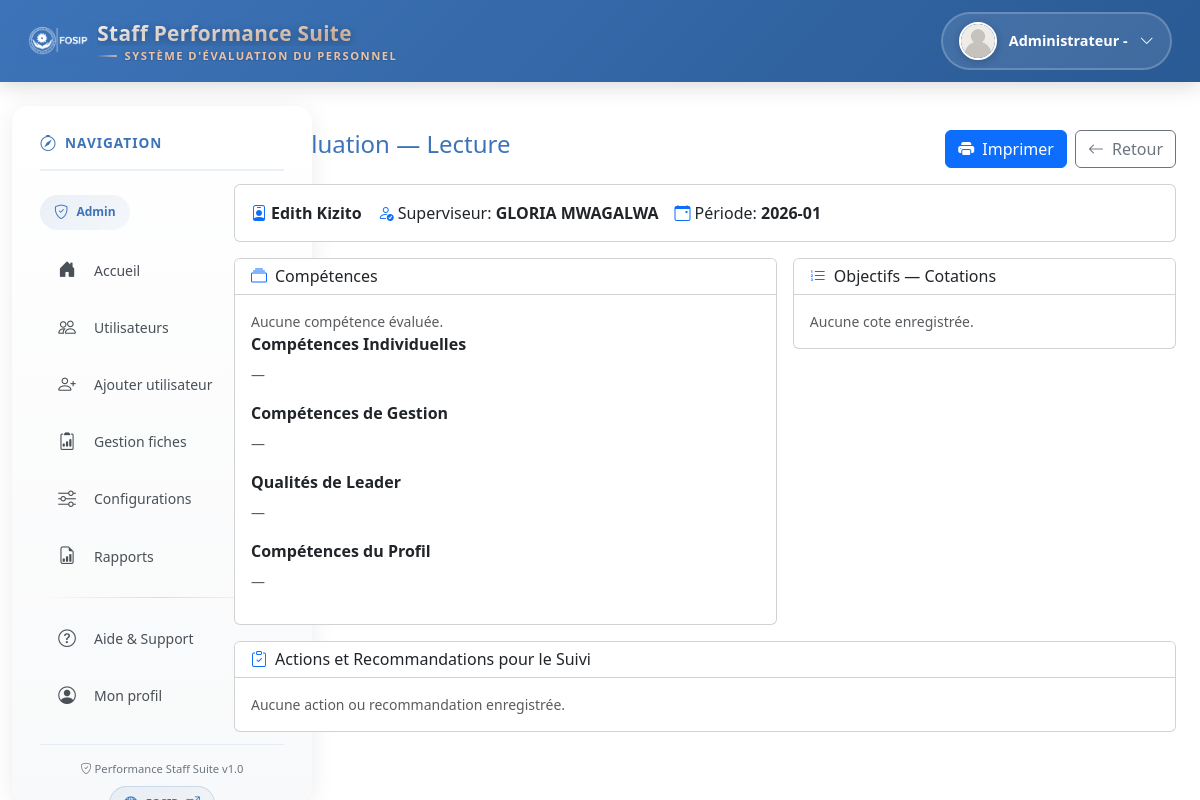
Page /pages/supervision-evaluation-voir.php?fiche_id=6 (signed in) on the committed database.
### tables this page shows
CREATE TABLE `users` (
  `id` int NOT NULL,
  `nom` varchar(100) DEFAULT NULL,
  `post_nom` varchar(100) DEFAULT NULL,
  `email` varchar(100) DEFAULT NULL,
  `mot_de_passe` varchar(255) DEFAULT NULL,
  `role` enum('admin','staff','coordination','superviseur') NOT NULL,
  `fonction` varchar(100) DEFAULT NULL,
  `photo` varchar(255) DEFAULT NULL,
  `superviseur_id` int DEFAULT NULL
);

CREATE TABLE `objectifs` (
  `id` int NOT NULL,
  `user_id` int NOT NULL,
  `nom_projet` varchar(255) DEFAULT NULL,
  `poste` varchar(255) DEFAULT NULL,
  `date_commencement` date DEFAULT NULL,
  `periode` varchar(7) DEFAULT NULL,
  `superviseur_id` int DEFAULT NULL,
  `statut` enum('encours','attente','evalue','termine') DEFAULT 'encours',
  `resume_reussite` text,
  `resume_amelioration` text,
  `resume_problemes` text,
  `resume_competence_a_developper` text,
  `resume_competence_a_utiliser` text,
  `resume_soutien` text,
  `created_at` datetime DEFAULT CURRENT_TIMESTAMP,
  `updated_at` datetime DEFAULT CURRENT_TIMESTAMP ON UPDATE CURRENT_TIMESTAMP
);

### pages/supervision-evaluation-voir.php (the view, shortened to what this page needs)
<?php
require_once('../includes/db.php');
include('../includes/header.php');
$fiche_id = isset($_GET['fiche_id']) ? (int)$_GET['fiche_id'] : 0;
$st = $pdo->prepare("SELECT o.*, a.nom AS agent_nom, a.post_nom AS agent_post, a.id AS agent_id, o.superviseur_id, s.nom AS sup_nom, s.post_nom AS sup_post
                     FROM objectifs o
                     JOIN users a ON a.id = o.user_id
                     LEFT JOIN users s ON s.id = o.superviseur_id
                     WHERE o.id = :fid");
$st->execute([':fid'=>$fiche_id]);
$fiche = $st->fetch(PDO::FETCH_ASSOC);
$superviseur_id = (int)($fiche['superviseur_id'] ?? 0);
$comp = [];
$cotes = [];
try {
  $stC = $pdo->prepare("SELECT co.*, oi.contenu FROM cote_des_objectifs co JOIN objectifs_items oi ON oi.id = co.item_id WHERE co.fiche_id = :fid AND co.superviseur_id = :sup ORDER BY oi.ordre ASC, oi.id ASC");
  $stC->execute([':fid'=>$fiche_id, ':sup'=>$superviseur_id]);
  $cotes = $stC->fetchAll(PDO::FETCH_ASSOC);
} catch (Throwable $e) {}
?>
<div class="row">
  <div class="col-md-3">
    <?php include('../includes/sidebar.php'); ?>
  </div>
  <div class="col-md-9">
    <div class="container mt-4">
      <div class="d-flex align-items-start mb-3">
        <h4 class="mb-0" style="color:#3D74B9;"><i class="bi bi-eye me-2"></i> Évaluation — Lecture</h4>
        <div class="ms-auto d-flex gap-2">
          <button onclick="window.print()" class="btn btn-primary">
            <i class="bi bi-printer-fill me-1"></i> Imprimer
          </button>
          <a href="supervision-agent.php" class="btn btn-outline-secondary">
            <i class="bi bi-arrow-left me-1"></i> Retour
          </a>
        </div>
      </div>
      <div class="card mb-3">
        <div class="card-body d-flex flex-wrap gap-3">
          <div><i class="bi bi-person-badge me-1 text-primary"></i><strong><?= htmlspecialchars(trim(($fiche['agent_nom'] ?? '').' '.($fiche['agent_post'] ?? ''))) ?></strong></div>
          <div><i class="bi bi-person-check me-1 text-primary"></i>Superviseur: <strong><?= htmlspecialchars(trim(($fiche['sup_nom'] ?? '').' '.($fiche['sup_post'] ?? ''))) ?></strong></div>
          <div><i class="bi bi-calendar-event me-1 text-primary"></i>Période: <strong><?= htmlspecialchars($fiche['periode'] ?? '') ?></strong></div>
        </div>
      </div>
      <div class="row g-3 mb-3">
        <div class="col-lg-7">
          <div class="card">
            <div class="card-header bg-white"><h6 class="mb-0"><i class="bi bi-collection me-2 text-primary"></i>Compétences</h6></div>
            <div class="card-body">
              <?php if (empty($comp)): ?><div class="text-muted small">Aucune compétence évaluée.</div><?php endif; ?>
              <?php foreach (['individuelle'=>'Compétences Individuelles','gestion'=>'Compétences de Gestion','leader'=>'Qualités de Leader','profil'=>'Compétences du Profil'] as $cat=>$title):
                $rows = $comp[$cat] ?? [];
              ?>
                <div class="mb-3">
                  <div class="fw-semibold mb-2"><?= htmlspecialchars($title) ?></div>
                  <?php if (empty($rows)): ?><div class="small text-muted">—</div><?php endif; ?>
                </div>
              <?php endforeach; ?>
            </div>
          </div>
        </div>
        <div class="col-lg-5">
          <div class="card">
            <div class="card-header bg-white"><h6 class="mb-0"><i class="bi bi-list-ol me-2 text-primary"></i>Objectifs — Cotations</h6></div>
            <div class="card-body">
              <?php if (empty($cotes)): ?><div class="small text-muted">Aucune cote enregistrée.</div><?php endif; ?>
            </div>
          </div>
        </div>
      </div>
      <?php
      $actionsReco = null;
      try {
        $stAR = $pdo->prepare('SELECT * FROM actions_recommandations WHERE fiche_id = :fid AND superviseur_id = :sup LIMIT 1');
        $stAR->execute([':fid'=>$fiche_id, ':sup'=>$superviseur_id]);
        $actionsReco = $stAR->fetch(PDO::FETCH_ASSOC);
      } catch (Throwable $e) {}
      ?>
      <div class="card">
        <div class="card-header bg-white"><h6 class="mb-0"><i class="bi bi-clipboard-check me-2 text-primary"></i>Actions et Recommandations pour le Suivi</h6></div>
        <div class="card-body">
          <?php if (!$actionsReco): ?>
            <div class="text-muted small">Aucune action ou recommandation enregistrée.</div>
          <?php endif; ?>
        </div>
      </div>
    </div>
  </div>
</div>
<?php include('../includes/footer.php'); ?>

### includes/header.php (shortened to what this page needs)
<!DOCTYPE html>
<html lang="fr">
<head>
  <link href="https://cdn.jsdelivr.net/npm/bootstrap@5.3.2/dist/css/bootstrap.min.css" rel="stylesheet">
  <link rel="stylesheet" href="https://cdn.jsdelivr.net/npm/bootstrap-icons@1.11.1/font/bootstrap-icons.css">
  <link rel="stylesheet" href="../assets/css/style.css">
</head>
<body class="d-flex flex-column min-vh-100">
  <nav class="navbar navbar-expand-lg navbar-fosip sticky-top">
    <div class="container-fluid">
<a class="navbar-brand-fosip d-flex align-items-center gap-2" href="../index.php" aria-label="FOSIP — Staff Performance Suite" title="FOSIP — Staff Performance Suite" style="text-decoration:none; min-width:0;">
  <img src="../assets/img/logowhite.png" alt="Logo FOSIP" class="logo-fosip" />
  <div class="brand-text-container">
    <span class="brand-main-title" title="Staff Performance Suite">Staff Performance Suite</span>
    <span class="brand-subtitle" title="Système d'évaluation du personnel">Système d'évaluation du personnel</span>
  </div>
</a>
      <div class="ms-auto">
        <?php
        if (!empty($_SESSION['user_id'])):
          require_once(__DIR__ . '/../includes/db.php');
          $user_id = (int)$_SESSION['user_id'];
          $stmt = $pdo->prepare("SELECT nom, post_nom, email, fonction, role, photo FROM users WHERE id = ?");
          $stmt->execute([$user_id]);
          $userData = $stmt->fetch(PDO::FETCH_ASSOC);
          $nom = trim(($userData['nom'] ?? '') . ' ' . ($userData['post_nom'] ?? ''));
          $photo = $userData['photo'] ?? 'default.png';
          if ($nom !== '') {
            $lower = mb_strtolower($nom, 'UTF-8');
            $display_name = mb_strtoupper(mb_substr($lower, 0, 1, 'UTF-8'), 'UTF-8') . mb_substr($lower, 1, null, 'UTF-8');
          } else {
            $display_name = 'Utilisateur';
          }
          $profile_base = '../assets/img/profiles/';
          $photo_path = $profile_base . htmlspecialchars($photo, ENT_QUOTES, 'UTF-8');
        ?>
        <div class="dropdown user-profile-dropdown">
          <div class="profile-trigger" data-bs-toggle="dropdown" aria-expanded="false">
            <img src="<?= htmlspecialchars($photo_path) ?>"
                 alt="Photo de profil"
                 class="profile-avatar-header"
                 onerror="this.onerror=null;this.src='<?= $profile_base ?>default.png';">
            <div class="profile-info-header d-none d-sm-flex">
              <span class="profile-name-header"><?= htmlspecialchars($display_name) ?></span>
            </div>
            <i class="bi bi-chevron-down profile-chevron"></i>
          </div>
        </div>
        <?php endif; ?>
      </div>
    </div>
  </nav>
  <div class="container-fluid mt-4 flex-grow-1">

### assets/css/style.css (style rules this page uses)
:root { --fosip: #3D74B9; --fosip-bleu: #3D74B9; --fosip-jaune: #F5C7A5; --muted: #6c757d; --light-blue: rgba(61,116,185,0.1); --border-light: #3D74B9; --bg-auth: linear-gradient(135deg, #f6faff 0%, #ffffff 100%); }
@media (min-width: 768px) { .col-md-9 { margin-left: 0 !important; } }
@media (min-width: 768px) { body { padding-top: 0; } }
@media (min-width: 768px) { .row > .col-md-3 { flex: 0 0 210px; max-width: 210px; } }
@media (min-width: 768px) { .row > .col-md-9 { flex: 1 1 auto; max-width: calc(100% - 210px); } }

### includes/header.php (style rules this page uses)
.navbar-fosip { background: linear-gradient(135deg, #3D74B9 0%, #2a5a94 100%); box-shadow: 0 4px 20px rgba(0,0,0,0.15); padding: 0.75rem 1rem; }
.navbar-brand-fosip { display: flex; align-items: center; gap: 0.75rem; font-weight: 700; font-size: 1.1rem; color: white !important; text-decoration: none; transition: transform 0.2s ease; }
.logo-fosip { height: 28px !important; width: auto; box-shadow: 0 0 8px #3D74B955; transition: box-shadow 0.2s; }
.brand-text-container { min-width: 0; max-width: 320px; }
.brand-main-title { display: inline-block; font-family: 'Montserrat', 'Segoe UI', Arial, sans-serif; font-weight: 700; font-size: 1.06rem; line-height: 1; margin: 0; white-space: nowrap; overflow: hidden; text-overflow: ellipsis; max-width: 260px; color: #ffffff; -webkit-text-fill-color: #ffffff; background: none; -webkit-background-clip: initial; background-clip: initial; text-shadow: 0 2px 10px rgba(0,0,0,0.18); -webkit-font-smoothing: antialiased; position: relative; }
.brand-main-title::after { content: ""; position: absolute; left: 0; bottom: -6px; width: 32px; height: 3px; border-radius: 3px; background: rgba(255,255,255,0.28); box-shadow: 0 4px 10px rgba(0,0,0,0.08); transition: width .22s ease; }
.brand-subtitle { font-size: 0.68rem; color: rgba(255,255,255,0.88); font-weight: 500; white-space: nowrap; overflow: hidden; text-overflow: ellipsis; margin-top: 2px; max-width: 300px; }
.user-profile-dropdown { position: relative; }
.profile-trigger { display: flex; align-items: center; gap: 0.75rem; padding: 0.5rem 1rem; background: rgba(255,255,255,0.1); border: 2px solid rgba(255,255,255,0.2); border-radius: 50px; cursor: pointer; transition: all 0.3s ease; }
.profile-avatar-header { width: 38px; height: 38px; border-radius: 50%; object-fit: cover; border: 2px solid white; box-shadow: 0 2px 8px rgba(0,0,0,0.2); }
.profile-info-header { display: flex; flex-direction: column; gap: 0; text-align: left; }
.profile-name-header { font-size: 0.9rem; font-weight: 600; color: white; line-height: 1.2; margin: 0; }
.profile-chevron { color: white; transition: transform 0.3s ease; font-size: 0.9rem; }
.brand-text-container { display: flex; flex-direction: column; gap: 0.15rem; }
.brand-main-title { font-size: 1.3rem; font-weight: 800; color: white; line-height: 1.2; letter-spacing: 0.3px; text-shadow: 0 2px 8px rgba(0,0,0,0.3); background: linear-gradient(135deg, #ffffff 0%, rgba(245,199,165,0.9) 100%); -webkit-background-clip: text; -webkit-text-fill-color: transparent; background-clip: text; position: relative; }
.brand-subtitle { font-size: 0.7rem; font-weight: 600; color: rgba(245,199,165,0.95); text-transform: uppercase; letter-spacing: 1.5px; text-shadow: 0 1px 3px rgba(0,0,0,0.3); line-height: 1; display: flex; align-items: center; gap: 0.5rem; }
.brand-subtitle::before { content: ''; width: 20px; height: 2px; background: linear-gradient(90deg, transparent, rgba(245,199,165,0.8)); border-radius: 2px; }

### rows in the picture
users: display_name "Administrateur -"
objectifs: user.post_nom "Edith Kizito", superviseur.post_nom "GLORIA MWAGALWA", periode "2026-01"

### other values in the picture
$role "Admin"
$item['text'] "Accueil"
$item['text'] "Utilisateurs"
$item['text'] "Ajouter utilisateur"
$item['text'] "Gestion fiches"
$item['text'] "Configurations"
$item['text'] "Rapports"
$title "Compétences Individuelles"
$title "Compétences de Gestion"
$title "Qualités de Leader"
$title "Compétences du Profil"
